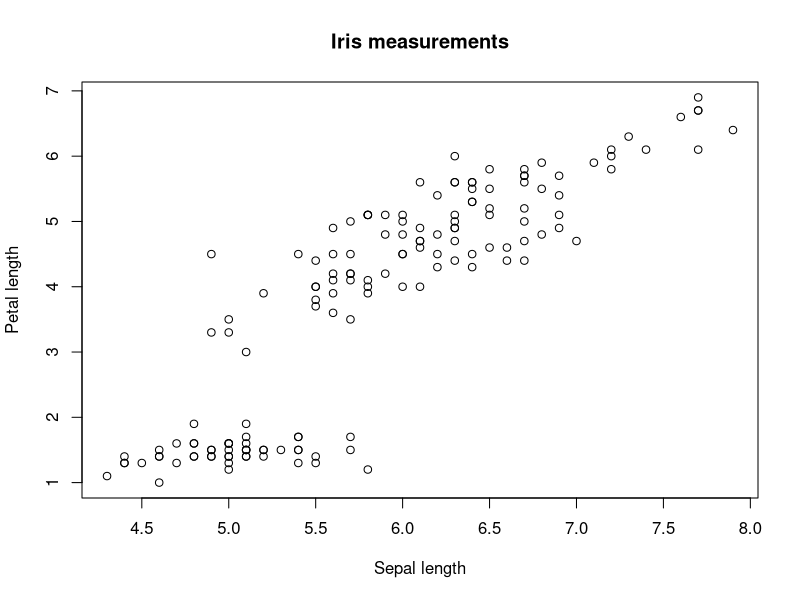

Reproduce this figure in R.
# Exploratory analysis
# Author: Claire McParland
# Question: Does smoking affect blood pressure?

# Example with built-in data
summary(iris)
plot(iris$Sepal.Length, iris$Petal.Length,
     xlab = "Sepal length", ylab = "Petal length",
     main = "Iris measurements")
